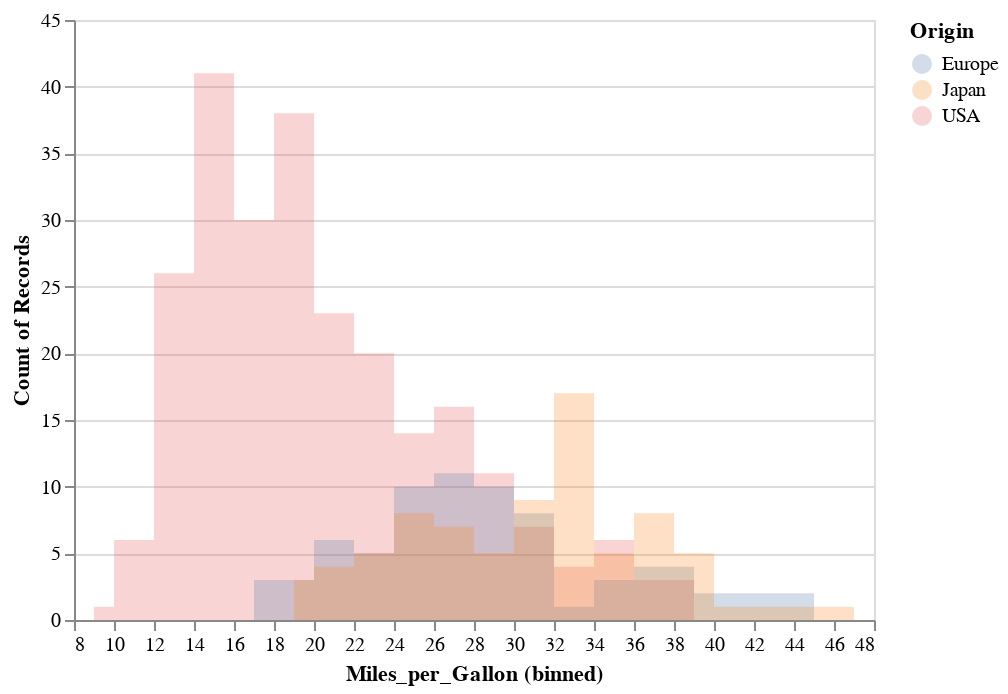

The code cell stored with this chart in its notebook:
### Code cell
alt.Chart(cars).mark_area(opacity=.25, interpolate='step').encode(
    x = alt.X('Miles_per_Gallon', bin=alt.Bin(maxbins=20)),
    y = alt.Y('count()', stack=None),
    color = 'Origin'
)

### Figure 1 — Vega-Lite specification as saved in the notebook (floating-point values rounded to 4 significant figures; data arrays with more than 128 entries replaced by an {"elided": "..."} marker saying what was removed)
{"config": {"view": {"continuousWidth": 400, "continuousHeight": 300}}, "data": {"name": "data-f02450ab61490a1363517a0190416235"}, "mark": {"type": "area", "interpolate": "step", "opacity": 0.25}, "encoding": {"color": {"type": "nominal", "field": "Origin"}, "x": {"type": "quantitative", "bin": {"maxbins": 20}, "field": "Miles_per_Gallon"}, "y": {"type": "quantitative", "aggregate": "count", "stack": null}}, "$schema": "https://vega.github.io/schema/vega-lite/v4.8.1.json", "datasets": {"data-f02450ab61490a1363517a0190416235": {"elided": "406 records"}}}
